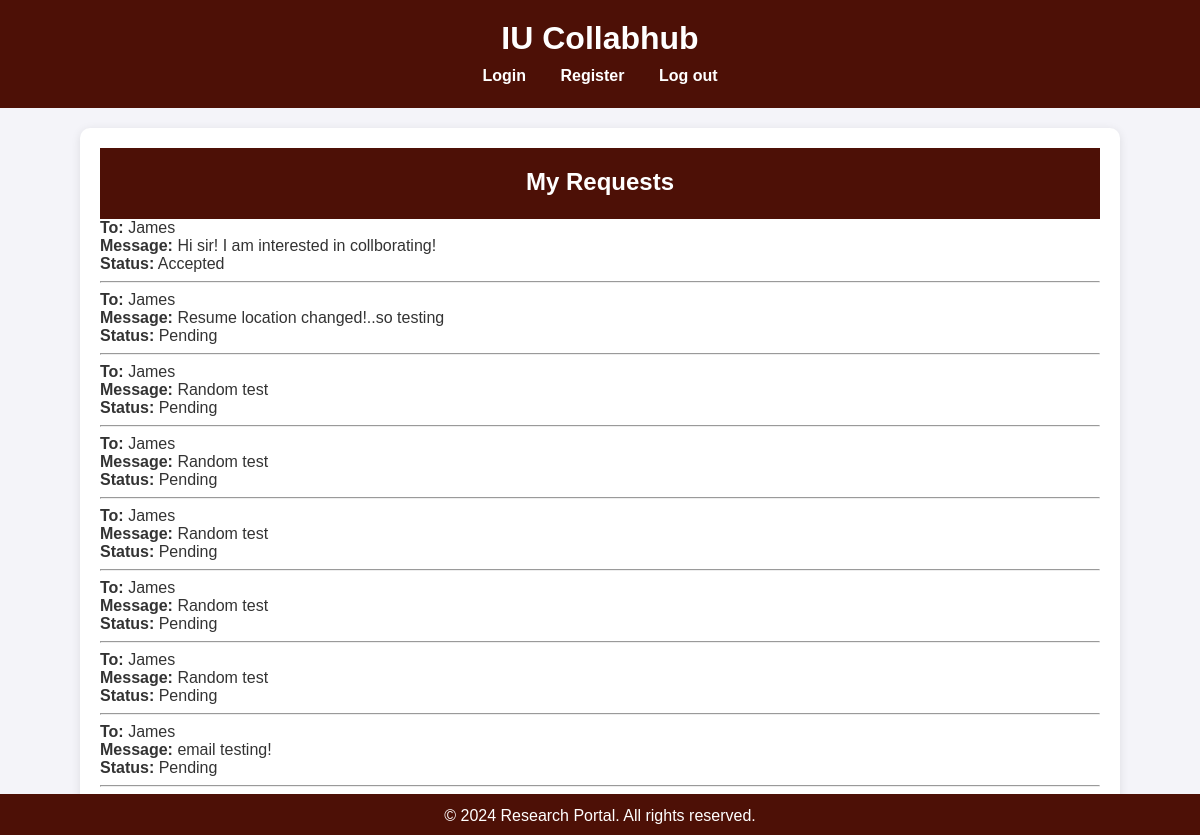
The app's page /collab/my_requests (signed in) with its own data.
### app/models.py (models this page shows)
class Request(db.Model):
    id = db.Column(db.Integer, primary_key=True)
    sender_id = db.Column(db.Integer, db.ForeignKey('user.id'), nullable=False)  # Who is sending
    receiver_id = db.Column(db.Integer, db.ForeignKey('user.id'), nullable=False)  # Who is receiving
    name = db.Column(db.String(120), nullable=False)  # Sender's full name
    email = db.Column(db.String(120), nullable=False)  # Sender's email
    resume = db.Column(db.String(300), nullable=True)  # Path to uploaded resume
    message = db.Column(db.Text, nullable=True)  # Optional message
    status = db.Column(Enum('Pending', 'Accepted', 'Declined', 'Expired', name='status_enum'), nullable=False, default = 'pending')
    time_stamp = db.Column(db.DateTime, default=datetime.utcnow)  # Timestamp
    expiration_date = db.Column(db.DateTime, nullable=False)

class User(db.Model, UserMixin):
    id = db.Column(db.Integer, primary_key=True)
    user_name = db.Column(db.String(120), unique=True, nullable=False)
    email = db.Column(db.String(120), unique=True, nullable=False)
    password = db.Column(db.String(60), nullable=False)
    role = db.Column(Enum('Student', 'Teacher/Professor', name='role_enum'), nullable=False)
    department=db.Column(db.String(150), nullable=False)
    institution = db.Column(db.String(120), nullable=False)
    profile = db.relationship('Profile', backref='user', uselist=False)
    forums = db.relationship('Forum', backref='user', lazy=True)
    sent_requests = db.relationship('Request', foreign_keys='Request.sender_id', backref='sender', lazy=True)
    received_requests = db.relationship('Request', foreign_keys='Request.receiver_id', backref='receiver', lazy=True)

### app/collab_routes.py (the view)
@collab.route('/my_requests', methods=['GET'])
@login_required
def my_requests():
    requests = RequestModel.query.filter_by(sender_id=current_user.id).all()
    return render_template('my_requests.html', requests=requests)

### app/__init__.py (called while the page is built)
@login_manager.user_loader
def load_user(user_id):
    from .models import User
    return User.query.get(int(user_id))

### app/templates/my_requests.html
{% extends "base.html" %}
{% block header %}
    <h2>My Requests</h2>
{% endblock %}
{% block content %}
{% for req in requests %}
<div>
    <p><strong>To:</strong> {{ req.receiver.user_name }}</p>
    <p><strong>Message:</strong> {{ req.message or 'No message provided.' }}</p>
    <p><strong>Status:</strong> {{ req.status }}</p>
</div>
<hr>
{% endfor %}
{% endblock %}

### app/static/style.css (style rules this page uses)
body, h1, h2, p, a, nav { margin: 0; padding: 0; text-decoration: none; }
body { font-family: Arial, sans-serif; background-color: #f4f4f9; color: #333; margin: 0; padding: 0; }

### records on screen
Request: receiver.user_name "James", message "Hi sir! I am interested in collborating!", status "Accepted"
Request: receiver.user_name "James", message "Resume location changed!..so testing", status "Pending"
Request: receiver.user_name "James", message "Random test", status "Pending"
Request: receiver.user_name "James", message "Random test", status "Pending"
Request: receiver.user_name "James", message "Random test", status "Pending"
Request: receiver.user_name "James", message "Random test", status "Pending"
Request: receiver.user_name "James", message "Random test", status "Pending"
Request: receiver.user_name "James", message "email testing!", status "Pending"
